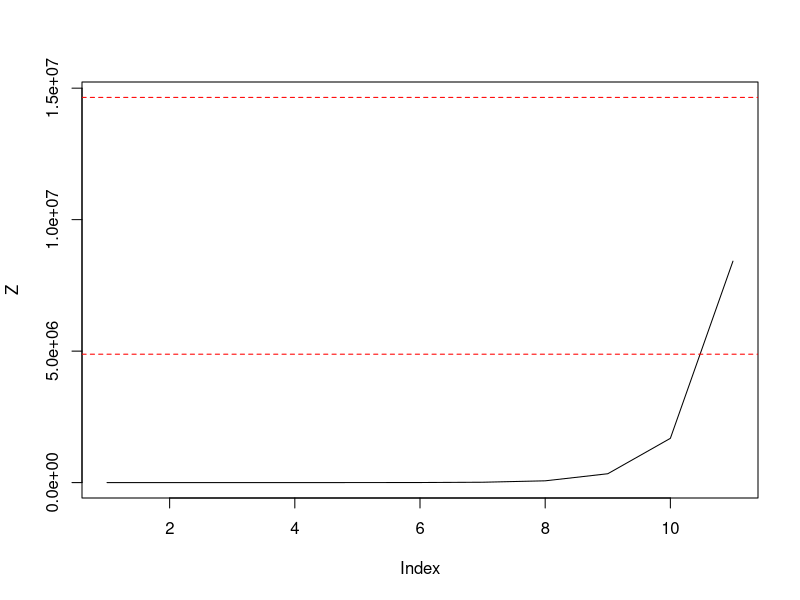
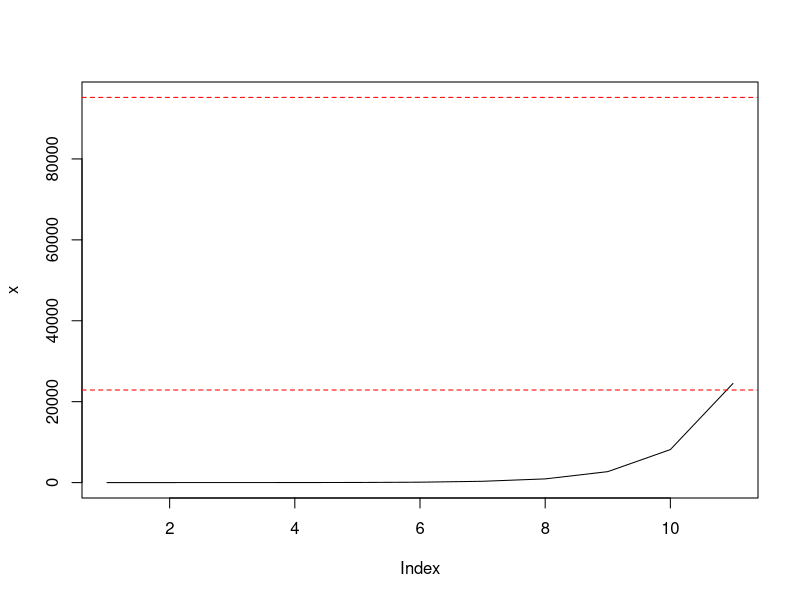
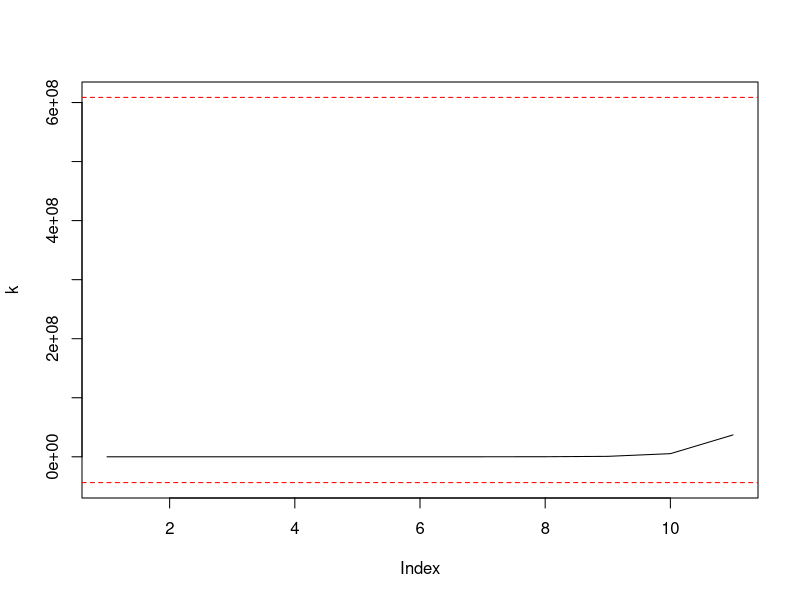
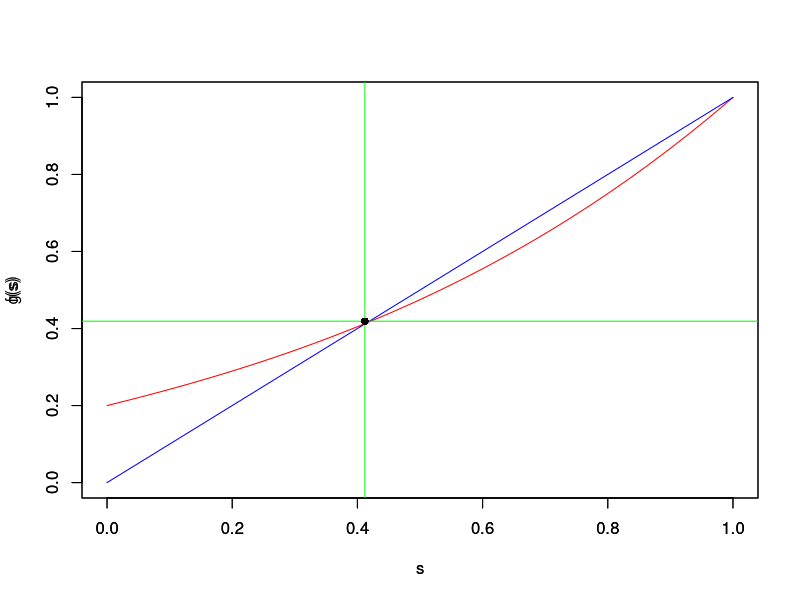
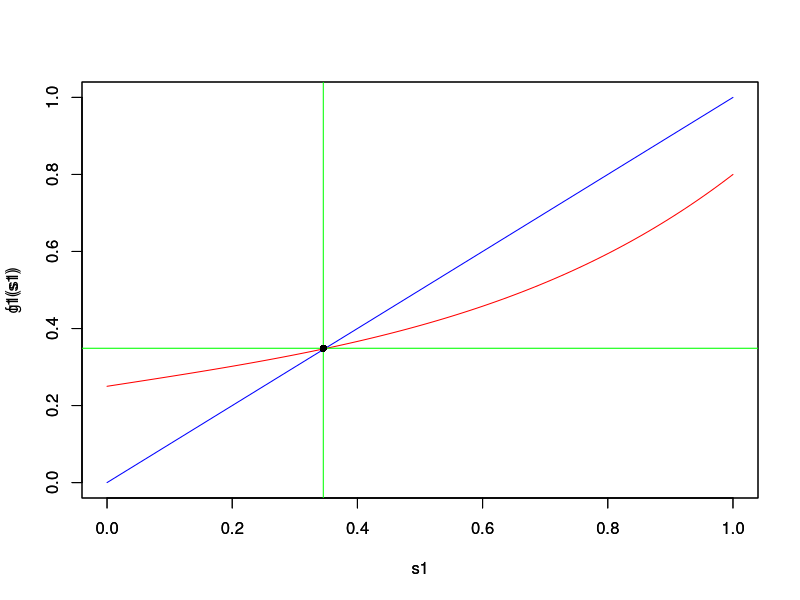
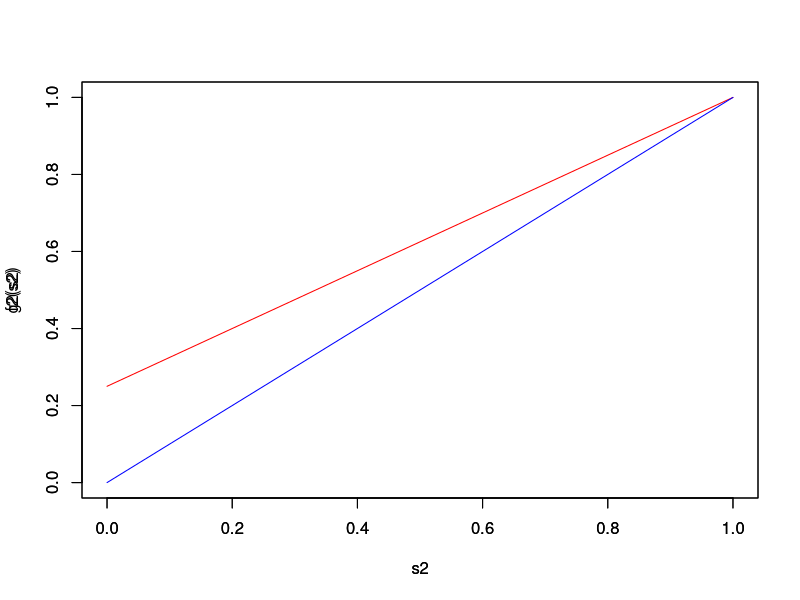

These figures' R source, in order:
#. Simulate the process with given PMF ( particularly Binomial, Geometric and Poisson)
#Poisson
#lamda=5 
#no.of offsprings: k=30
#no.of generation: n=10- simulation
#initialize list of population size at generation n
Z<-1

#pop. size 1 at generation 0
Z[1] = 1

#poisson r.v.
#each member generates poisson(lambda) offspring
#sum offspring
lambda_1 = 5
N = 11
set.seed(45)
Z[2] = rpois(Z[1],lambda_1)

for (i in 3:N)
{
  if(Z[i-1]==0) {Z[i]=0} else 
  {
    x=rpois(Z[i-1], lambda_1) 
    Z[i] = sum(x)
  }
}
Z

plot(Z, type = "l",ylim=c(0,14648440))

# expected size of each generation
#expectation - m^n
#variance -m^(n-1)((m^n)-1)((sigma)^2)/m-1
expectation<-5^10
variance<-((5^9)*((5^10)-1)*(5))/4
ul<-expectation+sqrt(variance)
ll<-expectation-sqrt(variance)
abline(h=ll,col="red",lty=2)
abline(h=ul,col="red",lty=2)

#Binomial
x<-1
x[1] = 1
n = 12# no.of springs
p=1/4
N = 11# 10 generation
x[1] = 1
set.seed(45)
x[2] = rbinom(x[1],12,1/4)

for (i in 3:N)
{
  if(x[i-1]==0) {x[i]=0} else 
  {
    y=rbinom(x[i-1],12,1/4 ) 
    x[i] = sum(y)
  }
}
x

expectation1<-(n*p)^10
variance1<-((3^9)*((3^10)-1)*(2.25))/2

ul1<-expectation1+(sqrt(variance1))
ll1<-expectation1-(sqrt(variance1))
plot(x, type = "l",ylim=c(0,95210))
abline(h=ll1,col="red",lty=2)
abline(h=ul1,col="red",lty=2)

#Geometric
#as p value decreases the rgeom values are different
N<-11
k<-1
p<-1/8
k[1]=1
set.seed(45)
k[2]=rgeom(k[1],prob=p)

for (i in 3:N){
  if(k[i-1]==0){k[i]=0}else{
    e<-rgeom(k[i-1],prob=p)
    k[i]=sum(e)
  }
}
k
#mean (1-p)/p
q<-(1-p)/p
expectation2<-((1-p)/p)^10
expectation2
#variance (1-p)/(p^2)
#variance -m^(n-1)((m^n)-1)((sigma)^2)/m-1
r<-(1-p)/(p^2)
variance2<-(q^9)*((q^10)-1)*(r)/(q-1)
#
ul2<-expectation2+sqrt(variance2)
ul2
ll2<-expectation2-sqrt(variance2)
ll2
plot(k, type = "l",ylim=c(-43699080,608649580))
abline(h=ll2,col="red",lty=2)
abline(h=ul2,col="red",lty=2)

# 3rd subdivision

##po=0.2,p1=0.4,p3=0.2,p4=0.2
g=function(s){
  return(0.2+0.4*s+0.2*(s^2)+0.2*(s^3))
}
f=function(s){return(s)}
s=seq(0,1,by=0.01)
plot(s,g(s),ylim=c(0,1),col="red",type="l")
par(new=T)
plot(s,f(s),ylim=c(0,1),col="blue",type="l")
#abline(h=s, col="blue")
locator()
abline(v=0.4119109,col="green")
abline(h=0.4190083,col="green")
points(0.4119109,0.4190083,pch=16)

#p0=0.25,p1=0.25,p2=0,p3=0.25,p4=0.2,p5=0.05
g1=function(s1){
  return(0.25+0.25*s1+0.25*(s1^3)+0.05*(s1^5))
}
f1=function(s1){return(s1)}
s1=seq(0,1,by=0.01)
plot(s1,g1(s1),ylim=c(0,1),col="red",type="l")
par(new=T)
plot(s1,f1(s1),ylim=c(0,1),col="blue",type="l")
#abline(h=s, col="blue")
locator()
abline(v=0.3454946,col="green")
abline(h=0.3487603,col="green")
points(0.3454946,0.3487603,pch=16)

#p0=0.25,p1=0.75
g2=function(s2){
  return(0.25+0.75*s2)
}
f2=function(s1){return(s2)}
s2=seq(0,1,by=0.01)
plot(s2,g2(s2),ylim=c(0,1),col="red",type="l")
par(new=T)
plot(s2,f2(s2),ylim=c(0,1),col="blue",type="l")
